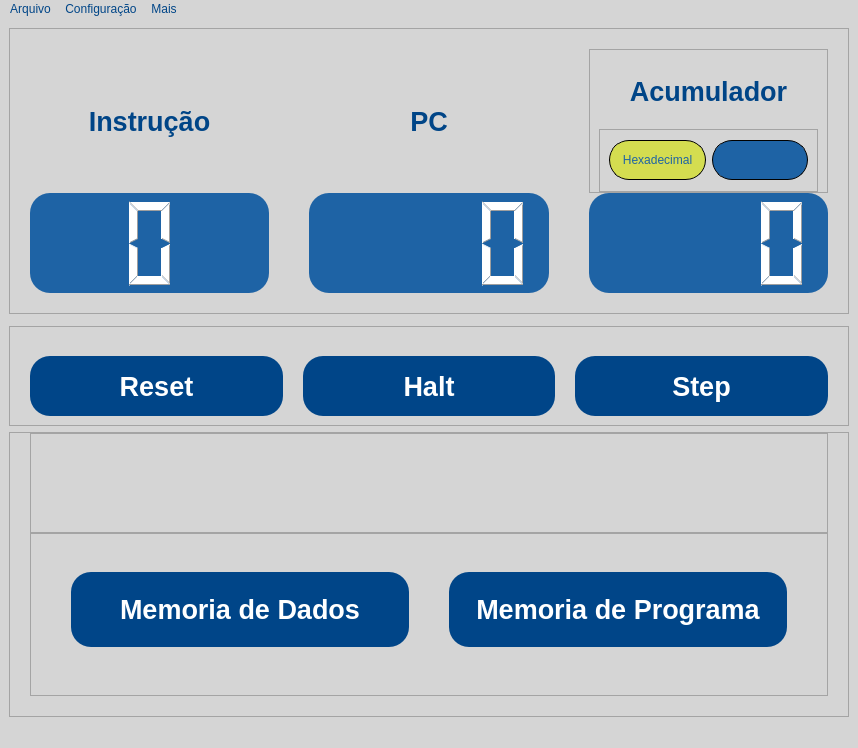
<?xml version="1.0" encoding="UTF-8"?>
<ui version="4.0">
 <class>MainWindow</class>
 <widget class="QMainWindow" name="MainWindow">
  <property name="geometry">
   <rect>
    <x>0</x>
    <y>0</y>
    <width>858</width>
    <height>748</height>
   </rect>
  </property>
  <property name="windowTitle">
   <string>BIPy</string>
  </property>
  <property name="styleSheet">
   <string notr="true">QWidget{
	background: rgb(213,213,213);
	color: rgb(0, 69, 135);
}


QPushButton{
	border-radius: 20%;;
	background-color: rgb(0, 69, 136);
	color: white;
}

QPushButton:hover{
	background-color: rgb(0, 59, 126);
}
QPushButton:pressed{
	background-color: rgb(0, 49, 116);
}

QLCDNumber{
  background-color: rgb(30, 99, 165);
  border-radius: 20%;
  color: white;
}</string>
  </property>
  <widget class="QWidget" name="centralwidget">
   <property name="palette">
    <palette>
     <active>
      <colorrole role="WindowText">
       <brush brushstyle="SolidPattern">
        <color alpha="255">
         <red>0</red>
         <green>69</green>
         <blue>135</blue>
        </color>
       </brush>
      </colorrole>
      <colorrole role="Button">
       <brush brushstyle="SolidPattern">
        <color alpha="255">
         <red>213</red>
         <green>213</green>
         <blue>213</blue>
        </color>
       </brush>
      </colorrole>
      <colorrole role="Text">
       <brush brushstyle="SolidPattern">
        <color alpha="255">
         <red>0</red>
         <green>69</green>
         <blue>135</blue>
        </color>
       </brush>
      </colorrole>
      <colorrole role="ButtonText">
       <brush brushstyle="SolidPattern">
        <color alpha="255">
         <red>0</red>
         <green>69</green>
         <blue>135</blue>
        </color>
       </brush>
      </colorrole>
      <colorrole role="Base">
       <brush brushstyle="SolidPattern">
        <color alpha="255">
         <red>213</red>
         <green>213</green>
         <blue>213</blue>
        </color>
       </brush>
      </colorrole>
      <colorrole role="Window">
       <brush brushstyle="SolidPattern">
        <color alpha="255">
         <red>213</red>
         <green>213</green>
         <blue>213</blue>
        </color>
       </brush>
      </colorrole>
     </active>
     <inactive>
      <colorrole role="WindowText">
       <brush brushstyle="SolidPattern">
        <color alpha="255">
         <red>0</red>
         <green>69</green>
         <blue>135</blue>
        </color>
       </brush>
      </colorrole>
      <colorrole role="Button">
       <brush brushstyle="SolidPattern">
        <color alpha="255">
         <red>213</red>
         <green>213</green>
         <blue>213</blue>
        </color>
       </brush>
      </colorrole>
      <colorrole role="Text">
       <brush brushstyle="SolidPattern">
        <color alpha="255">
         <red>0</red>
         <green>69</green>
         <blue>135</blue>
        </color>
       </brush>
      </colorrole>
      <colorrole role="ButtonText">
       <brush brushstyle="SolidPattern">
        <color alpha="255">
         <red>0</red>
         <green>69</green>
         <blue>135</blue>
        </color>
       </brush>
      </colorrole>
      <colorrole role="Base">
       <brush brushstyle="SolidPattern">
        <color alpha="255">
         <red>213</red>
         <green>213</green>
         <blue>213</blue>
        </color>
       </brush>
      </colorrole>
      <colorrole role="Window">
       <brush brushstyle="SolidPattern">
        <color alpha="255">
         <red>213</red>
         <green>213</green>
         <blue>213</blue>
        </color>
       </brush>
      </colorrole>
     </inactive>
     <disabled>
      <colorrole role="WindowText">
       <brush brushstyle="SolidPattern">
        <color alpha="255">
         <red>0</red>
         <green>69</green>
         <blue>135</blue>
        </color>
       </brush>
      </colorrole>
      <colorrole role="Button">
       <brush brushstyle="SolidPattern">
        <color alpha="255">
         <red>213</red>
         <green>213</green>
         <blue>213</blue>
        </color>
       </brush>
      </colorrole>
      <colorrole role="Text">
       <brush brushstyle="SolidPattern">
        <color alpha="255">
         <red>0</red>
         <green>69</green>
         <blue>135</blue>
        </color>
       </brush>
      </colorrole>
      <colorrole role="ButtonText">
       <brush brushstyle="SolidPattern">
        <color alpha="255">
         <red>0</red>
         <green>69</green>
         <blue>135</blue>
        </color>
       </brush>
      </colorrole>
      <colorrole role="Base">
       <brush brushstyle="SolidPattern">
        <color alpha="255">
         <red>213</red>
         <green>213</green>
         <blue>213</blue>
        </color>
       </brush>
      </colorrole>
      <colorrole role="Window">
       <brush brushstyle="SolidPattern">
        <color alpha="255">
         <red>213</red>
         <green>213</green>
         <blue>213</blue>
        </color>
       </brush>
      </colorrole>
     </disabled>
    </palette>
   </property>
   <layout class="QVBoxLayout" name="verticalLayout">
    <item>
     <widget class="QFrame" name="frame">
      <property name="font">
       <font>
        <pointsize>15</pointsize>
       </font>
      </property>
      <property name="frameShape">
       <enum>QFrame::StyledPanel</enum>
      </property>
      <property name="frameShadow">
       <enum>QFrame::Raised</enum>
      </property>
      <layout class="QGridLayout" name="gridLayout">
       <property name="leftMargin">
        <number>20</number>
       </property>
       <property name="topMargin">
        <number>20</number>
       </property>
       <property name="rightMargin">
        <number>20</number>
       </property>
       <property name="bottomMargin">
        <number>20</number>
       </property>
       <property name="horizontalSpacing">
        <number>40</number>
       </property>
       <property name="verticalSpacing">
        <number>0</number>
       </property>
       <item row="1" column="2">
        <widget class="QLCDNumber" name="acumulador">
         <property name="maximumSize">
          <size>
           <width>16777215</width>
           <height>100</height>
          </size>
         </property>
         <property name="frameShape">
          <enum>QFrame::NoFrame</enum>
         </property>
         <property name="digitCount">
          <number>4</number>
         </property>
         <property name="mode">
          <enum>QLCDNumber::Hex</enum>
         </property>
         <property name="value" stdset="0">
          <double>0.000000000000000</double>
         </property>
        </widget>
       </item>
       <item row="1" column="0">
        <widget class="QLCDNumber" name="instruct_counter">
         <property name="maximumSize">
          <size>
           <width>16777215</width>
           <height>100</height>
          </size>
         </property>
         <property name="frameShape">
          <enum>QFrame::NoFrame</enum>
         </property>
         <property name="frameShadow">
          <enum>QFrame::Plain</enum>
         </property>
         <property name="digitCount">
          <number>1</number>
         </property>
         <property name="mode">
          <enum>QLCDNumber::Hex</enum>
         </property>
         <property name="value" stdset="0">
          <double>0.000000000000000</double>
         </property>
        </widget>
       </item>
       <item row="0" column="1">
        <widget class="QLabel" name="label_2">
         <property name="font">
          <font>
           <pointsize>20</pointsize>
           <weight>75</weight>
           <bold>true</bold>
          </font>
         </property>
         <property name="text">
          <string>PC</string>
         </property>
         <property name="alignment">
          <set>Qt::AlignCenter</set>
         </property>
        </widget>
       </item>
       <item row="0" column="0">
        <widget class="QLabel" name="label">
         <property name="font">
          <font>
           <pointsize>20</pointsize>
           <weight>75</weight>
           <bold>true</bold>
          </font>
         </property>
         <property name="text">
          <string>Instrução</string>
         </property>
         <property name="alignment">
          <set>Qt::AlignCenter</set>
         </property>
        </widget>
       </item>
       <item row="0" column="2">
        <widget class="QFrame" name="frame_4">
         <property name="frameShape">
          <enum>QFrame::StyledPanel</enum>
         </property>
         <property name="frameShadow">
          <enum>QFrame::Raised</enum>
         </property>
         <layout class="QVBoxLayout" name="verticalLayout_2">
          <property name="bottomMargin">
           <number>0</number>
          </property>
          <item>
           <widget class="QLabel" name="label_3">
            <property name="font">
             <font>
              <pointsize>20</pointsize>
              <weight>75</weight>
              <bold>true</bold>
             </font>
            </property>
            <property name="text">
             <string>Acumulador</string>
            </property>
            <property name="alignment">
             <set>Qt::AlignCenter</set>
            </property>
           </widget>
          </item>
          <item>
           <widget class="QFrame" name="frame_5">
            <property name="styleSheet">
             <string notr="true">QPushButton{
	color:rgb(30, 99, 165);
	background-color:rgb(212, 221, 80);
	border: 2px solid #000;
	border-width: 0.5%;
}</string>
            </property>
            <property name="frameShape">
             <enum>QFrame::StyledPanel</enum>
            </property>
            <property name="frameShadow">
             <enum>QFrame::Raised</enum>
            </property>
            <layout class="QHBoxLayout" name="horizontalLayout">
             <item>
              <widget class="QPushButton" name="pushButton_3">
               <property name="minimumSize">
                <size>
                 <width>60</width>
                 <height>40</height>
                </size>
               </property>
               <property name="text">
                <string>Hexadecimal</string>
               </property>
              </widget>
             </item>
             <item>
              <widget class="QPushButton" name="pushButton_4">
               <property name="minimumSize">
                <size>
                 <width>60</width>
                 <height>40</height>
                </size>
               </property>
               <property name="styleSheet">
                <string notr="true">QPushButton{background-color:rgb(30, 99, 165);}</string>
               </property>
               <property name="text">
                <string>Decimal</string>
               </property>
              </widget>
             </item>
            </layout>
           </widget>
          </item>
         </layout>
        </widget>
       </item>
       <item row="1" column="1">
        <widget class="QLCDNumber" name="program_counter">
         <property name="maximumSize">
          <size>
           <width>16777215</width>
           <height>100</height>
          </size>
         </property>
         <property name="frameShape">
          <enum>QFrame::NoFrame</enum>
         </property>
         <property name="digitCount">
          <number>4</number>
         </property>
         <property name="mode">
          <enum>QLCDNumber::Hex</enum>
         </property>
         <property name="value" stdset="0">
          <double>0.000000000000000</double>
         </property>
        </widget>
       </item>
      </layout>
     </widget>
    </item>
    <item>
     <widget class="QDialogButtonBox" name="buttonBox"/>
    </item>
    <item>
     <widget class="QFrame" name="frame_2">
      <property name="maximumSize">
       <size>
        <width>16777215</width>
        <height>100</height>
       </size>
      </property>
      <property name="frameShape">
       <enum>QFrame::StyledPanel</enum>
      </property>
      <property name="frameShadow">
       <enum>QFrame::Raised</enum>
      </property>
      <layout class="QHBoxLayout" name="horizontalLayout_2">
       <property name="spacing">
        <number>20</number>
       </property>
       <property name="leftMargin">
        <number>20</number>
       </property>
       <property name="topMargin">
        <number>20</number>
       </property>
       <property name="rightMargin">
        <number>20</number>
       </property>
       <property name="bottomMargin">
        <number>0</number>
       </property>
       <item>
        <widget class="QPushButton" name="reset_button">
         <property name="minimumSize">
          <size>
           <width>0</width>
           <height>60</height>
          </size>
         </property>
         <property name="font">
          <font>
           <pointsize>20</pointsize>
           <weight>75</weight>
           <bold>true</bold>
          </font>
         </property>
         <property name="cursor">
          <cursorShape>PointingHandCursor</cursorShape>
         </property>
         <property name="toolTip">
          <string>Reseta o runtime do processador</string>
         </property>
         <property name="statusTip">
          <string>Reseta o runtime do processador</string>
         </property>
         <property name="whatsThis">
          <string/>
         </property>
         <property name="text">
          <string>Reset</string>
         </property>
         <property name="shortcut">
          <string>Ctrl+R</string>
         </property>
        </widget>
       </item>
       <item>
        <widget class="QPushButton" name="halt_check">
         <property name="minimumSize">
          <size>
           <width>0</width>
           <height>60</height>
          </size>
         </property>
         <property name="font">
          <font>
           <pointsize>20</pointsize>
           <weight>75</weight>
           <bold>true</bold>
          </font>
         </property>
         <property name="cursor">
          <cursorShape>PointingHandCursor</cursorShape>
         </property>
         <property name="toolTip">
          <string>Step automático</string>
         </property>
         <property name="toolTipDuration">
          <number>-1</number>
         </property>
         <property name="statusTip">
          <string>Step automático</string>
         </property>
         <property name="layoutDirection">
          <enum>Qt::LeftToRight</enum>
         </property>
         <property name="styleSheet">
          <string notr="true">
QPushButton:checked{ 
	background-color: rgba(0, 71, 133,0.8);
 }</string>
         </property>
         <property name="text">
          <string>Halt</string>
         </property>
         <property name="checkable">
          <bool>true</bool>
         </property>
         <property name="checked">
          <bool>false</bool>
         </property>
         <property name="autoDefault">
          <bool>false</bool>
         </property>
         <property name="default">
          <bool>false</bool>
         </property>
         <property name="flat">
          <bool>false</bool>
         </property>
        </widget>
       </item>
       <item>
        <widget class="QPushButton" name="step_button">
         <property name="minimumSize">
          <size>
           <width>0</width>
           <height>60</height>
          </size>
         </property>
         <property name="font">
          <font>
           <pointsize>20</pointsize>
           <weight>75</weight>
           <bold>true</bold>
          </font>
         </property>
         <property name="cursor">
          <cursorShape>PointingHandCursor</cursorShape>
         </property>
         <property name="toolTip">
          <string>Executar a próxima instrução</string>
         </property>
         <property name="statusTip">
          <string>Executar a próxima instrução</string>
         </property>
         <property name="styleSheet">
          <string notr="true"/>
         </property>
         <property name="text">
          <string>Step</string>
         </property>
         <property name="shortcut">
          <string>Space</string>
         </property>
        </widget>
       </item>
      </layout>
     </widget>
    </item>
    <item>
     <widget class="QFrame" name="frame_3">
      <property name="maximumSize">
       <size>
        <width>16777215</width>
        <height>400</height>
       </size>
      </property>
      <property name="font">
       <font>
        <pointsize>20</pointsize>
       </font>
      </property>
      <property name="frameShape">
       <enum>QFrame::StyledPanel</enum>
      </property>
      <property name="frameShadow">
       <enum>QFrame::Raised</enum>
      </property>
      <layout class="QVBoxLayout" name="verticalLayout_3">
       <property name="spacing">
        <number>0</number>
       </property>
       <property name="leftMargin">
        <number>20</number>
       </property>
       <property name="topMargin">
        <number>0</number>
       </property>
       <property name="rightMargin">
        <number>20</number>
       </property>
       <property name="bottomMargin">
        <number>20</number>
       </property>
       <item>
        <widget class="QFrame" name="frame_7">
         <property name="maximumSize">
          <size>
           <width>16777215</width>
           <height>100</height>
          </size>
         </property>
         <property name="frameShape">
          <enum>QFrame::StyledPanel</enum>
         </property>
         <property name="frameShadow">
          <enum>QFrame::Raised</enum>
         </property>
         <layout class="QHBoxLayout" name="horizontalLayout_3">
          <property name="topMargin">
           <number>10</number>
          </property>
          <property name="bottomMargin">
           <number>0</number>
          </property>
          <item>
           <widget class="QLabel" name="label_4">
            <property name="maximumSize">
             <size>
              <width>50</width>
              <height>50</height>
             </size>
            </property>
            <property name="toolTip">
             <string>&lt;html&gt;&lt;head/&gt;&lt;body&gt;&lt;p align=&quot;right&quot;&gt;Instituto Mauá de Tecnologia&lt;/p&gt;&lt;/body&gt;&lt;/html&gt;</string>
            </property>
            <property name="text">
             <string/>
            </property>
            <property name="pixmap">
             <pixmap>assets/logo-IMT.png</pixmap>
            </property>
            <property name="scaledContents">
             <bool>true</bool>
            </property>
            <property name="alignment">
             <set>Qt::AlignCenter</set>
            </property>
           </widget>
          </item>
         </layout>
        </widget>
       </item>
       <item>
        <widget class="QFrame" name="frame_6">
         <property name="frameShape">
          <enum>QFrame::StyledPanel</enum>
         </property>
         <property name="frameShadow">
          <enum>QFrame::Raised</enum>
         </property>
         <layout class="QHBoxLayout" name="horizontalLayout_4">
          <property name="spacing">
           <number>40</number>
          </property>
          <property name="leftMargin">
           <number>40</number>
          </property>
          <property name="topMargin">
           <number>0</number>
          </property>
          <property name="rightMargin">
           <number>40</number>
          </property>
          <item>
           <widget class="QPushButton" name="pushButton">
            <property name="minimumSize">
             <size>
              <width>0</width>
              <height>75</height>
             </size>
            </property>
            <property name="font">
             <font>
              <pointsize>20</pointsize>
              <weight>75</weight>
              <bold>true</bold>
             </font>
            </property>
            <property name="cursor">
             <cursorShape>PointingHandCursor</cursorShape>
            </property>
            <property name="toolTip">
             <string>Abrir memoria de dados</string>
            </property>
            <property name="statusTip">
             <string>Abrir memoria de dados</string>
            </property>
            <property name="text">
             <string>Memoria de Dados</string>
            </property>
            <property name="shortcut">
             <string>Ctrl+D</string>
            </property>
           </widget>
          </item>
          <item>
           <widget class="QPushButton" name="pushButton_2">
            <property name="minimumSize">
             <size>
              <width>0</width>
              <height>75</height>
             </size>
            </property>
            <property name="font">
             <font>
              <pointsize>20</pointsize>
              <weight>75</weight>
              <bold>true</bold>
             </font>
            </property>
            <property name="cursor">
             <cursorShape>PointingHandCursor</cursorShape>
            </property>
            <property name="toolTip">
             <string>Abrir memoria de programa</string>
            </property>
            <property name="toolTipDuration">
             <number>0</number>
            </property>
            <property name="statusTip">
             <string>Abrir memoria de programa</string>
            </property>
            <property name="text">
             <string>Memoria de Programa</string>
            </property>
            <property name="shortcut">
             <string>Ctrl+P</string>
            </property>
           </widget>
          </item>
         </layout>
        </widget>
       </item>
      </layout>
     </widget>
    </item>
   </layout>
  </widget>
  <widget class="QMenuBar" name="menubar">
   <property name="geometry">
    <rect>
     <x>0</x>
     <y>0</y>
     <width>858</width>
     <height>21</height>
    </rect>
   </property>
   <widget class="QMenu" name="menuArquivo">
    <property name="styleSheet">
     <string notr="true">QMenu:hover{color:red;}</string>
    </property>
    <property name="title">
     <string>Arquivo</string>
    </property>
    <widget class="QMenu" name="menuAbrir">
     <property name="title">
      <string>Carregar</string>
     </property>
     <addaction name="actionMemoria_de_Dados"/>
     <addaction name="actionMemoria_de_Programa"/>
    </widget>
    <widget class="QMenu" name="menuSalvar">
     <property name="title">
      <string>Salvar</string>
     </property>
     <addaction name="actionMemoria_de_Dados_2"/>
     <addaction name="actionMemoria_de_Programa_2"/>
    </widget>
    <addaction name="menuSalvar"/>
    <addaction name="menuAbrir"/>
   </widget>
   <widget class="QMenu" name="menuConfigura_o">
    <property name="title">
     <string>Configuração</string>
    </property>
    <widget class="QMenu" name="menuAlterar_modo_do_acumulador">
     <property name="title">
      <string>Alterar modo do acumulador</string>
     </property>
     <addaction name="actionHexadecimal"/>
     <addaction name="actionDecimal"/>
    </widget>
    <addaction name="menuAlterar_modo_do_acumulador"/>
    <addaction name="separator"/>
    <addaction name="actionSetar_Clock"/>
   </widget>
   <widget class="QMenu" name="menuMais">
    <property name="title">
     <string>Mais</string>
    </property>
    <addaction name="actionSobre"/>
   </widget>
   <addaction name="menuArquivo"/>
   <addaction name="menuConfigura_o"/>
   <addaction name="menuMais"/>
  </widget>
  <widget class="QStatusBar" name="statusbar"/>
  <action name="actionAbrir_Memoria_de_Dados">
   <property name="text">
    <string>Abrir Memoria de Dados</string>
   </property>
  </action>
  <action name="actionMemoria_de_Dados">
   <property name="text">
    <string>Memoria de Dados</string>
   </property>
  </action>
  <action name="actionMemoria_de_Programa">
   <property name="text">
    <string>Memoria de Programa</string>
   </property>
  </action>
  <action name="actionMemoria_de_Dados_2">
   <property name="text">
    <string>Memoria de Dados</string>
   </property>
  </action>
  <action name="actionMemoria_de_Programa_2">
   <property name="text">
    <string>Memoria de Programa</string>
   </property>
  </action>
  <action name="actionSetar_Clock">
   <property name="text">
    <string>Setar Clock</string>
   </property>
   <property name="statusTip">
    <string>Altera a velocidade do clock</string>
   </property>
   <property name="shortcut">
    <string>Ctrl+H</string>
   </property>
  </action>
  <action name="actionHexadecimal">
   <property name="text">
    <string>Hexadecimal</string>
   </property>
   <property name="statusTip">
    <string>Alternar o modo de display do acumulador para Hexadecimal</string>
   </property>
   <property name="shortcut">
    <string>Ctrl+Shift+H</string>
   </property>
  </action>
  <action name="actionDecimal">
   <property name="text">
    <string>Decimal</string>
   </property>
   <property name="statusTip">
    <string>Alternar o modo de display do acumulador para Decimal</string>
   </property>
   <property name="shortcut">
    <string>Ctrl+Shift+D</string>
   </property>
  </action>
  <action name="actionSobre">
   <property name="text">
    <string>Sobre</string>
   </property>
  </action>
 </widget>
 <resources/>
 <connections/>
</ui>
